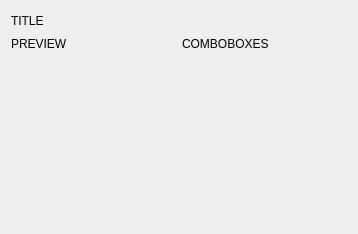
<?xml version="1.0" encoding="UTF-8"?>
<ui version="4.0">
 <class>Form</class>
 <widget class="QWidget" name="Form">
  <property name="geometry">
   <rect>
    <x>0</x>
    <y>0</y>
    <width>358</width>
    <height>234</height>
   </rect>
  </property>
  <property name="windowTitle">
   <string>Form</string>
  </property>
  <layout class="QGridLayout" name="gridLayout">
   <item row="0" column="0">
    <layout class="QVBoxLayout" name="verticalLayout_3">
     <item>
      <layout class="QHBoxLayout" name="horizontalLayout_3">
       <item>
        <widget class="QLabel" name="label">
         <property name="text">
          <string>TITLE</string>
         </property>
        </widget>
       </item>
       <item>
        <spacer name="horizontalSpacer">
         <property name="orientation">
          <enum>Qt::Horizontal</enum>
         </property>
         <property name="sizeHint" stdset="0">
          <size>
           <width>40</width>
           <height>20</height>
          </size>
         </property>
        </spacer>
       </item>
      </layout>
     </item>
     <item>
      <layout class="QHBoxLayout" name="horizontalLayout">
       <item>
        <layout class="QVBoxLayout" name="verticalLayout">
         <item>
          <widget class="QLabel" name="label_2">
           <property name="text">
            <string>PREVIEW</string>
           </property>
          </widget>
         </item>
         <item>
          <spacer name="verticalSpacer">
           <property name="orientation">
            <enum>Qt::Vertical</enum>
           </property>
           <property name="sizeHint" stdset="0">
            <size>
             <width>20</width>
             <height>40</height>
            </size>
           </property>
          </spacer>
         </item>
        </layout>
       </item>
       <item>
        <layout class="QVBoxLayout" name="verticalLayout_2">
         <item>
          <widget class="QLabel" name="label_3">
           <property name="text">
            <string>COMBOBOXES</string>
           </property>
          </widget>
         </item>
         <item>
          <spacer name="verticalSpacer_2">
           <property name="orientation">
            <enum>Qt::Vertical</enum>
           </property>
           <property name="sizeHint" stdset="0">
            <size>
             <width>20</width>
             <height>40</height>
            </size>
           </property>
          </spacer>
         </item>
        </layout>
       </item>
      </layout>
     </item>
    </layout>
   </item>
  </layout>
 </widget>
 <resources/>
 <connections/>
</ui>
